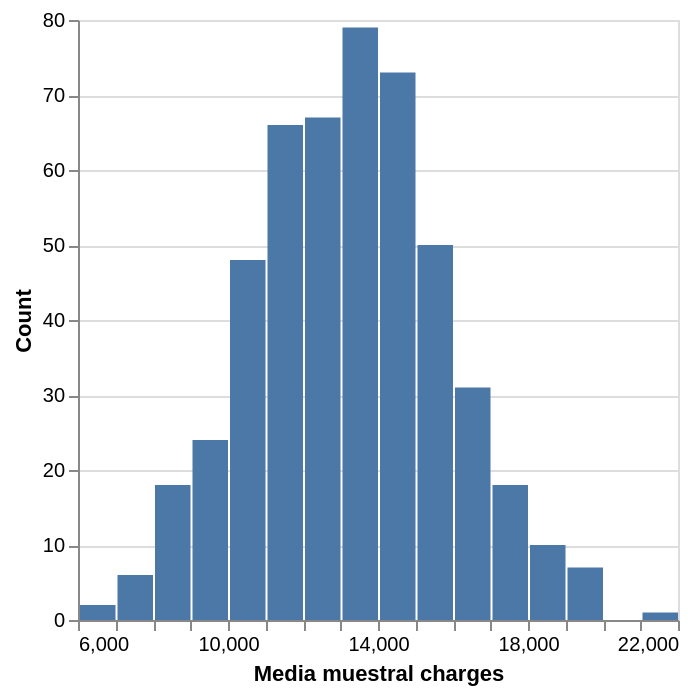

This figure's notebook cell:
### Code cell
charges_distribution = alt.Chart(charges_estimates).mark_bar().encode(
    x=alt.X("mean_charges")
        .bin(maxbins=30)
        .title("Media muestral charges"),
    y=alt.Y("count()").title("Count")
)

charges_distribution

### Figure 1 — Vega specification as saved in the notebook (floating-point values rounded to 4 significant figures)
{"$schema": "https://vega.github.io/schema/vega/v6.json", "data": [{"name": "source_0", "values": [{"__count": 50, "bin_maxbins_30_mean_charges": 15000.0, "bin_maxbins_30_mean_charges_end": 16000.0}, {"__count": 18, "bin_maxbins_30_mean_charges": 8000.0, "bin_maxbins_30_mean_charges_end": 9000.0}, {"__count": 48, "bin_maxbins_30_mean_charges": 10000.0, "bin_maxbins_30_mean_charges_end": 11000.0}, {"__count": 66, "bin_maxbins_30_mean_charges": 11000.0, "bin_maxbins_30_mean_charges_end": 12000.0}, {"__count": 73, "bin_maxbins_30_mean_charges": 14000.0, "bin_maxbins_30_mean_charges_end": 15000.0}, {"__count": 67, "bin_maxbins_30_mean_charges": 12000.0, "bin_maxbins_30_mean_charges_end": 13000.0}, {"__count": 79, "bin_maxbins_30_mean_charges": 13000.0, "bin_maxbins_30_mean_charges_end": 14000.0}, {"__count": 10, "bin_maxbins_30_mean_charges": 18000.0, "bin_maxbins_30_mean_charges_end": 19000.0}, {"__count": 24, "bin_maxbins_30_mean_charges": 9000.0, "bin_maxbins_30_mean_charges_end": 10000.0}, {"__count": 31, "bin_maxbins_30_mean_charges": 16000.0, "bin_maxbins_30_mean_charges_end": 17000.0}, {"__count": 18, "bin_maxbins_30_mean_charges": 17000.0, "bin_maxbins_30_mean_charges_end": 18000.0}, {"__count": 7, "bin_maxbins_30_mean_charges": 19000.0, "bin_maxbins_30_mean_charges_end": 20000.0}, {"__count": 2, "bin_maxbins_30_mean_charges": 6000.0, "bin_maxbins_30_mean_charges_end": 7000.0}, {"__count": 6, "bin_maxbins_30_mean_charges": 7000.0, "bin_maxbins_30_mean_charges_end": 8000.0}, {"__count": 1, "bin_maxbins_30_mean_charges": 21000.0, "bin_maxbins_30_mean_charges_end": 22000.0}]}, {"name": "source_0_y_domain___count", "values": [{"min": 1, "max": 79}]}], "signals": [{"name": "bin_maxbins_30_mean_charges_bins", "value": {"fields": ["mean_charges"], "fname": "bin_mean_charges", "start": 6000.0, "step": 1000.0, "stop": 22000.0}}], "marks": [{"type": "rect", "name": "marks", "from": {"data": "source_0"}, "encode": {"update": {"fill": {"value": "#4c78a8"}, "y": {"field": "__count", "scale": "y"}, "x2": {"field": "bin_maxbins_30_mean_charges", "scale": "x", "offset": {"signal": "0.5 + (abs(scale(\"x\", datum[\"bin_maxbins_30_mean_charges_end\"]) - scale(\"x\", datum[\"bin_maxbins_30_mean_charges\"])) < 0.25 ? -0.5 * (0.25 - (abs(scale(\"x\", datum[\"bin_maxbins_30_mean_charges_end\"]) - scale(\"x\", datum[\"bin_maxbins_30_mean_charges\"])))) : 0.5)"}}, "y2": {"value": 0, "scale": "y"}, "x": {"field": "bin_maxbins_30_mean_charges_end", "scale": "x", "offset": {"signal": "0.5 + (abs(scale(\"x\", datum[\"bin_maxbins_30_mean_charges_end\"]) - scale(\"x\", datum[\"bin_maxbins_30_mean_charges\"])) < 0.25 ? 0.5 * (0.25 - (abs(scale(\"x\", datum[\"bin_maxbins_30_mean_charges_end\"]) - scale(\"x\", datum[\"bin_maxbins_30_mean_charges\"])))) : -0.5)"}}}}, "style": ["bar"]}], "scales": [{"name": "x", "type": "linear", "domain": {"signal": "[bin_maxbins_30_mean_charges_bins.start, bin_maxbins_30_mean_charges_bins.stop]"}, "range": [0, {"signal": "width"}], "bins": {"signal": "bin_maxbins_30_mean_charges_bins"}, "zero": false}, {"name": "y", "type": "linear", "domain": [{"signal": "(data(\"source_0_y_domain___count\")[0] || {}).min"}, {"signal": "(data(\"source_0_y_domain___count\")[0] || {}).max"}], "range": [{"signal": "height"}, 0], "zero": true, "nice": true}], "axes": [{"scale": "y", "grid": true, "labels": false, "aria": false, "orient": "left", "tickCount": {"signal": "ceil(height/40)"}, "maxExtent": 0, "zindex": 0, "ticks": false, "minExtent": 0, "domain": false, "gridScale": "x"}, {"scale": "x", "grid": false, "labelFlush": true, "orient": "bottom", "title": "Media muestral charges", "labelOverlap": true, "tickCount": {"signal": "ceil(width/10)"}, "zindex": 0}, {"scale": "y", "orient": "left", "title": "Count", "tickCount": {"signal": "ceil(height/40)"}, "labelOverlap": true, "zindex": 0, "grid": false}], "width": 300, "background": "white", "style": "cell", "padding": 5, "height": 300}
